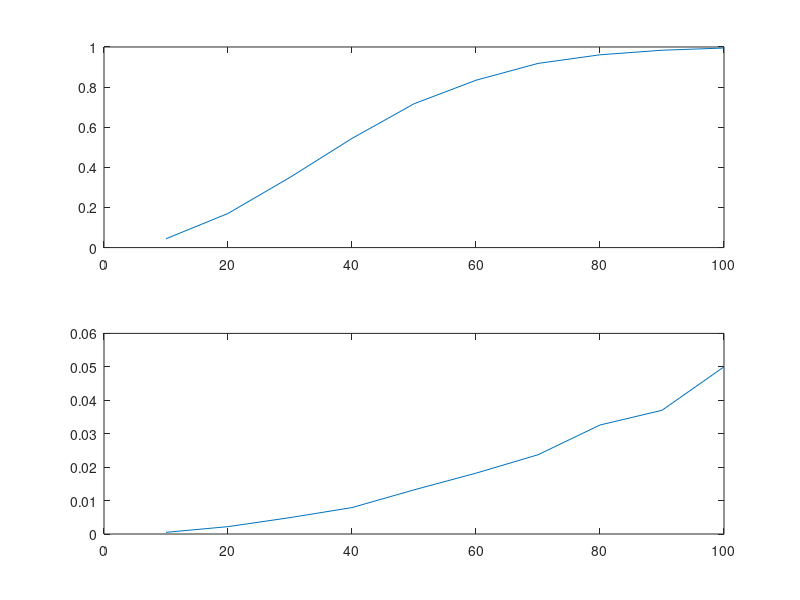

Source code (MATLAB):
% exercicio 2 -> parte 2.1



% alinea a)
m = 100 ; 
n = 20 ;
N = 10000;

experiencia = randi(m,n,N);

diferent = zeros(1,N);

for col = 1:N
    diferent(col)=length(unique(experiencia(:,col))) == n;
end

p1 = sum(diferent)/N;


fprintf("Resultado alinea a): %1.4f\n",p1);


% alinea b)
p2 = 1 - p1;

fprintf("Resultado alinea b): %1.4f\n",p2);



% alinea c)


m = [1000,100000];
n = 10:10:100;
probabilidades = zeros(size(N));

for j = 1:length(m)
    m1 = m(j);
    for nexp = n
        a = randi([1,m1],N,nexp);
        res = zeros(1,N);
        for i = 1:N
            res(i) = length(unique(a(i,:)));
        end
        favoraveis = res == nexp;
        probabilidades(nexp/10) = 1 - sum(favoraveis)/N;
    end
    subplot(2,1,j);
    plot(n, probabilidades);
end


% alinea d)
